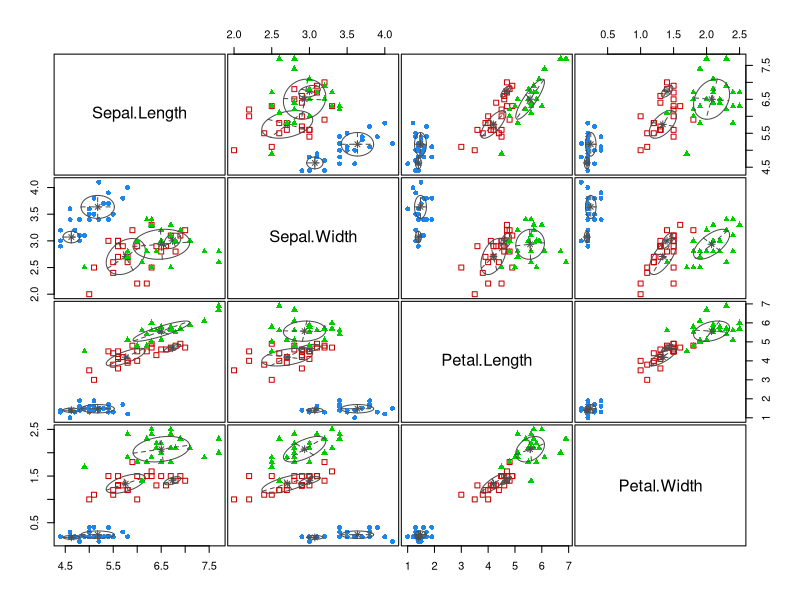
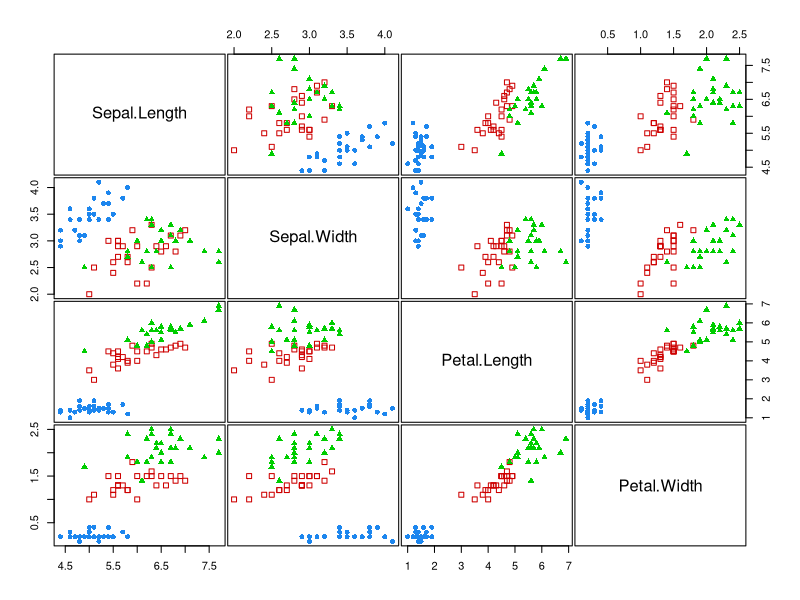
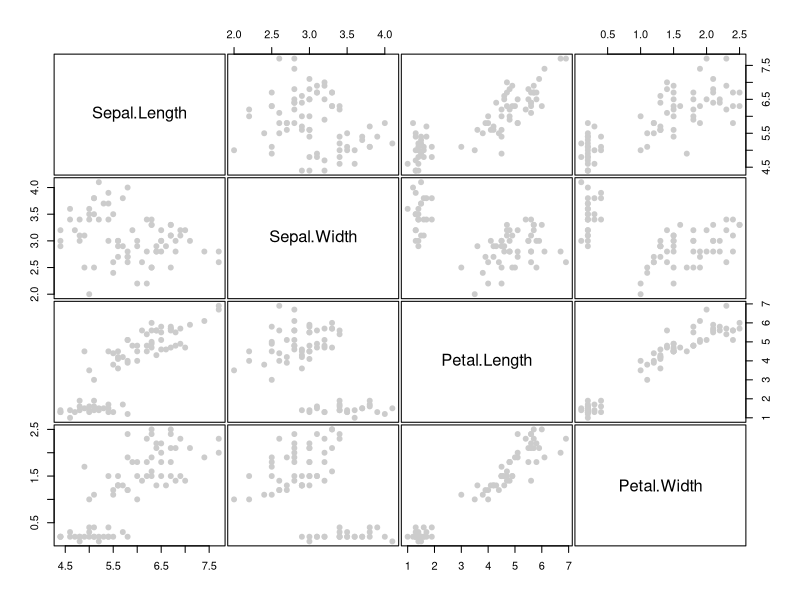
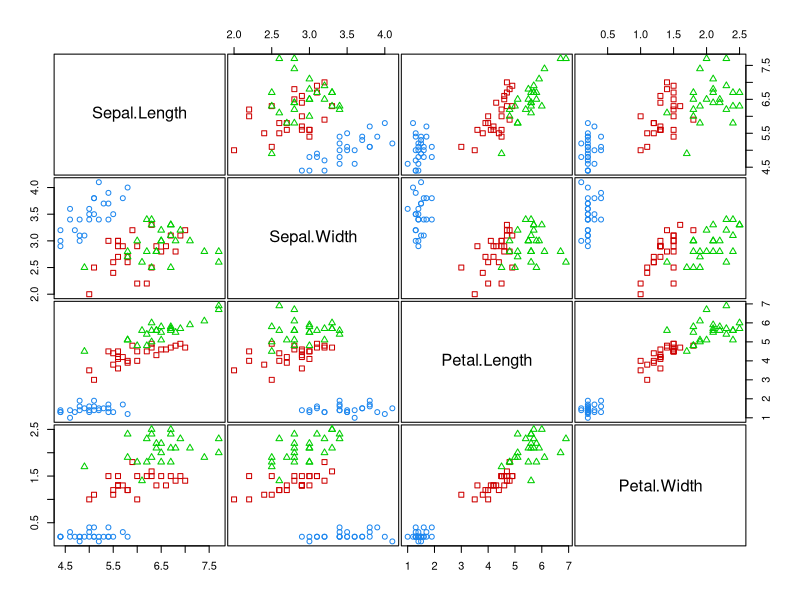
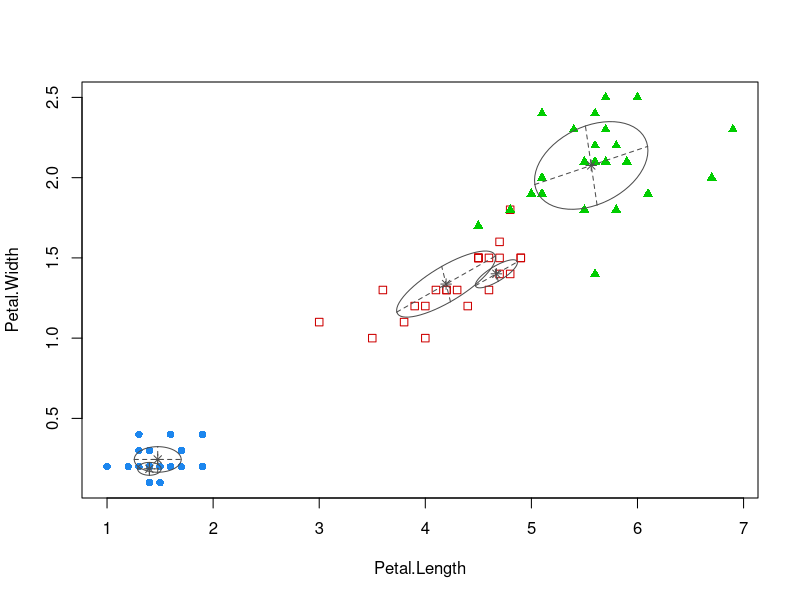
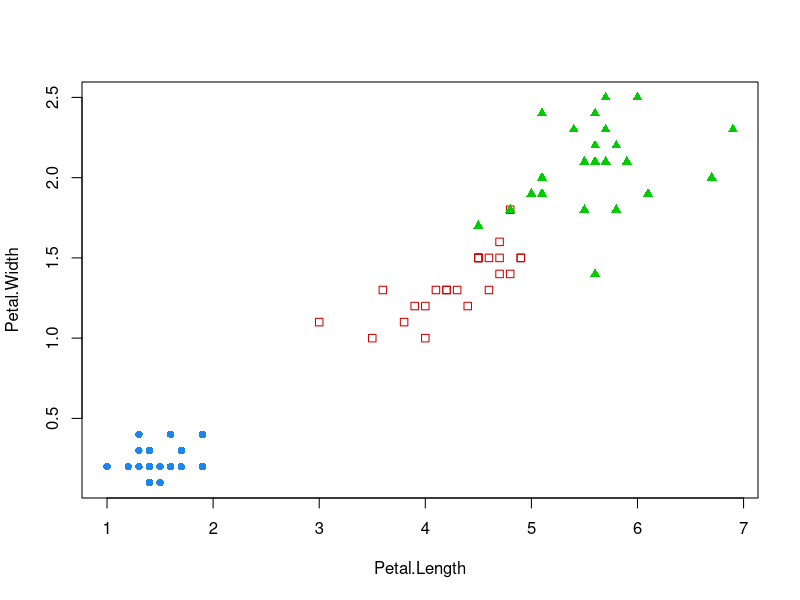
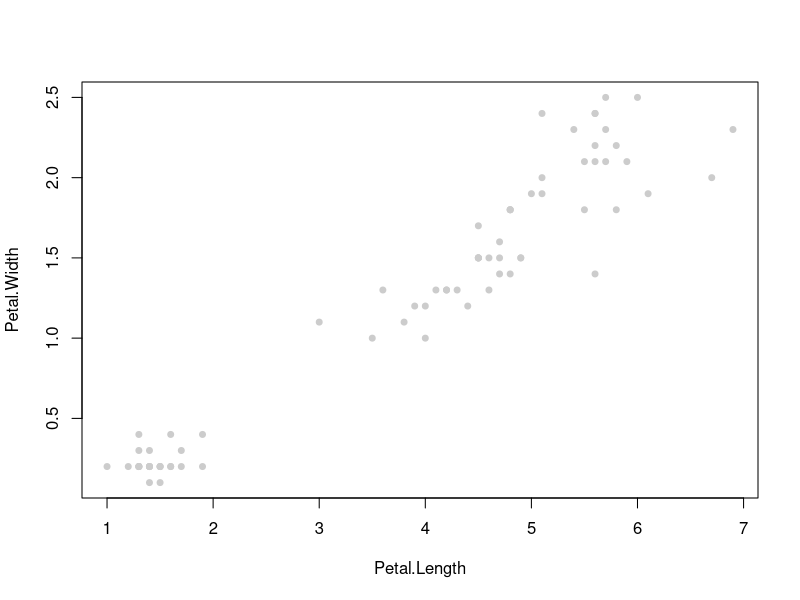
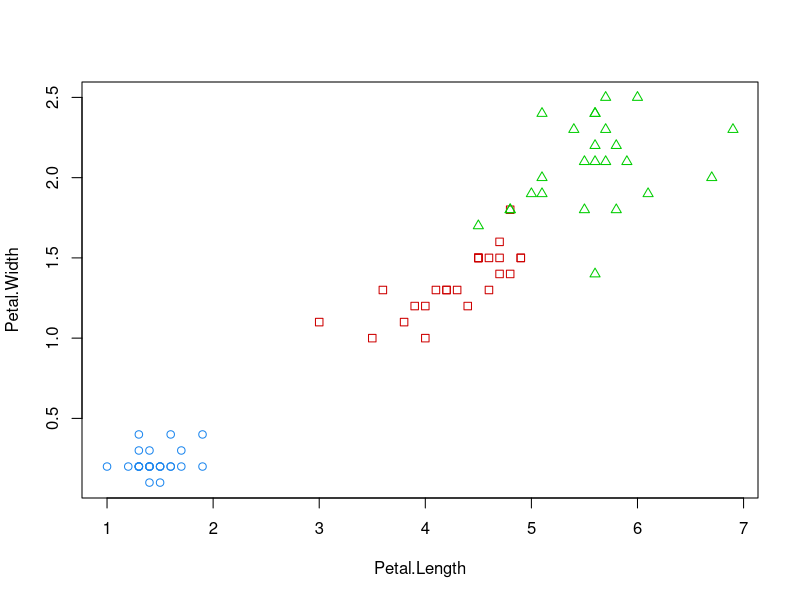

Here is the R script that generated these plots, in order:
library(mclust)


### Name: MclustDA
### Title: MclustDA discriminant analysis
### Aliases: MclustDA print.MclustDA
### Keywords: multivariate

### ** Examples

odd <- seq(from = 1, to = nrow(iris), by = 2)
even <- odd + 1
X.train <- iris[odd,-5]
Class.train <- iris[odd,5]
X.test <- iris[even,-5]
Class.test <- iris[even,5]

# common EEE covariance structure (which is essentially equivalent to linear discriminant analysis)
irisMclustDA <- MclustDA(X.train, Class.train, modelType = "EDDA", modelNames = "EEE")
summary(irisMclustDA, parameters = TRUE)
summary(irisMclustDA, newdata = X.test, newclass = Class.test)

# common covariance structure selected by BIC
irisMclustDA <- MclustDA(X.train, Class.train, modelType = "EDDA")
summary(irisMclustDA, parameters = TRUE)
summary(irisMclustDA, newdata = X.test, newclass = Class.test)

# general covariance structure selected by BIC
irisMclustDA <- MclustDA(X.train, Class.train)
summary(irisMclustDA, parameters = TRUE)
summary(irisMclustDA, newdata = X.test, newclass = Class.test)

plot(irisMclustDA)
plot(irisMclustDA, dimens = 3:4)
plot(irisMclustDA, dimens = 4)

plot(irisMclustDA, what = "classification")
plot(irisMclustDA, what = "classification", newdata = X.test)
plot(irisMclustDA, what = "classification", dimens = 3:4)
plot(irisMclustDA, what = "classification", newdata = X.test, dimens = 3:4)
plot(irisMclustDA, what = "classification", dimens = 4)
plot(irisMclustDA, what = "classification", dimens = 4, newdata = X.test)

plot(irisMclustDA, what = "train&test", newdata = X.test)
plot(irisMclustDA, what = "train&test", newdata = X.test, dimens = 3:4)
plot(irisMclustDA, what = "train&test", newdata = X.test, dimens = 4)

plot(irisMclustDA, what = "error")
plot(irisMclustDA, what = "error", dimens = 3:4)
plot(irisMclustDA, what = "error", dimens = 4)
plot(irisMclustDA, what = "error", newdata = X.test, newclass = Class.test)
plot(irisMclustDA, what = "error", newdata = X.test, newclass = Class.test, dimens = 3:4)
plot(irisMclustDA, what = "error", newdata = X.test, newclass = Class.test, dimens = 4)

## Not run: 
##D # simulated 1D data
##D n <- 250 
##D set.seed(1)
##D triModal <- c(rnorm(n,-5), rnorm(n,0), rnorm(n,5))
##D triClass <- c(rep(1,n), rep(2,n), rep(3,n))
##D odd <- seq(from = 1, to = length(triModal), by = 2)
##D even <- odd + 1
##D triMclustDA <- MclustDA(triModal[odd], triClass[odd])
##D summary(triMclustDA, parameters = TRUE)
##D summary(triMclustDA, newdata = triModal[even], newclass = triClass[even])
##D plot(triMclustDA, what = "scatterplot")
##D plot(triMclustDA, what = "classification")
##D plot(triMclustDA, what = "classification", newdata = triModal[even])
##D plot(triMclustDA, what = "train&test", newdata = triModal[even])
##D plot(triMclustDA, what = "error")
##D plot(triMclustDA, what = "error", newdata = triModal[even], newclass = triClass[even])
##D 
##D # simulated 2D cross data
##D data(cross)
##D odd <- seq(from = 1, to = nrow(cross), by = 2)
##D even <- odd + 1
##D crossMclustDA <- MclustDA(cross[odd,-1], cross[odd,1])
##D summary(crossMclustDA, parameters = TRUE)
##D summary(crossMclustDA, newdata = cross[even,-1], newclass = cross[even,1])
##D plot(crossMclustDA, what = "scatterplot")
##D plot(crossMclustDA, what = "classification")
##D plot(crossMclustDA, what = "classification", newdata = cross[even,-1])
##D plot(crossMclustDA, what = "train&test", newdata = cross[even,-1])
##D plot(crossMclustDA, what = "error")
##D plot(crossMclustDA, what = "error", newdata =cross[even,-1], newclass = cross[even,1])
## End(Not run)
